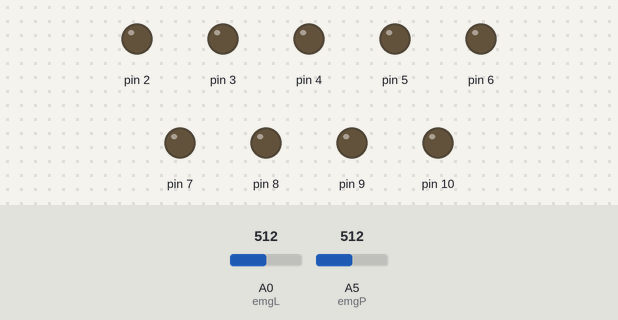
Recording of a sketch running on a simulated Arduino Uno, built with avr-gcc and run on an emulated ATmega328P. Shown: output pins drawn as LEDs (lit = HIGH). The inputs (shaded band) are chosen by the test bench; at power-on: A0 (emgL) = 512, A5 (emgP) = 512. What the sketch prints to the serial monitor is not drawn.

Above: at 0.1 s.
At 10.1 s:
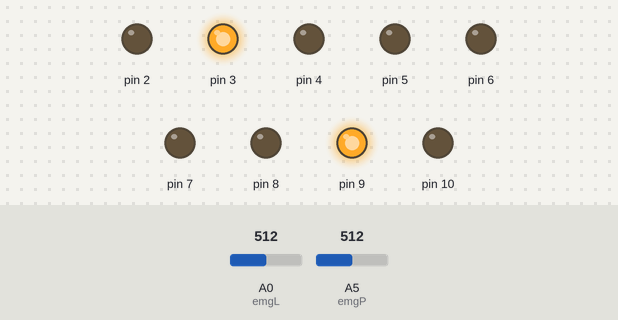
At 40.9 s:
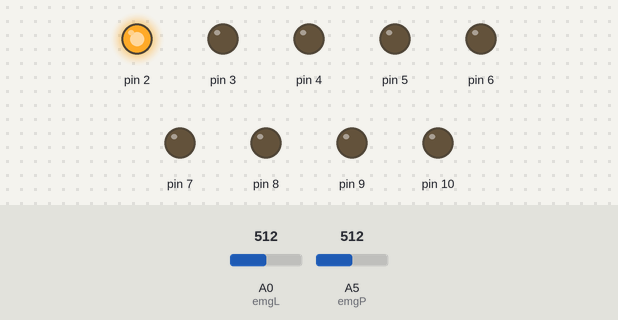
At 41.3 s:
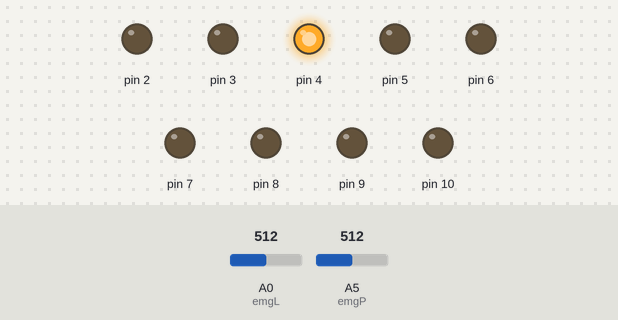
At 41.9 s:
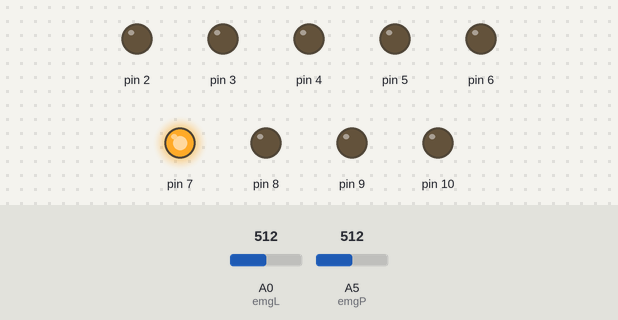
At 42.7 s:
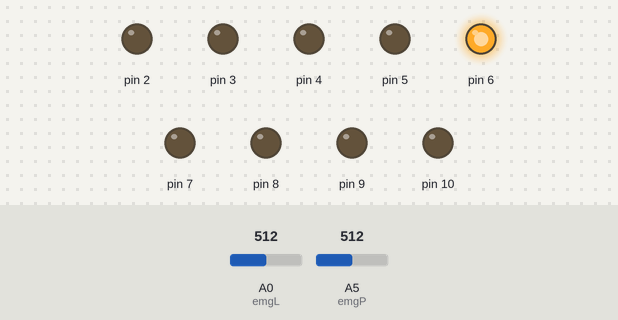
Timing chart, 0 to 44.2 s (numbered marks = the images above):
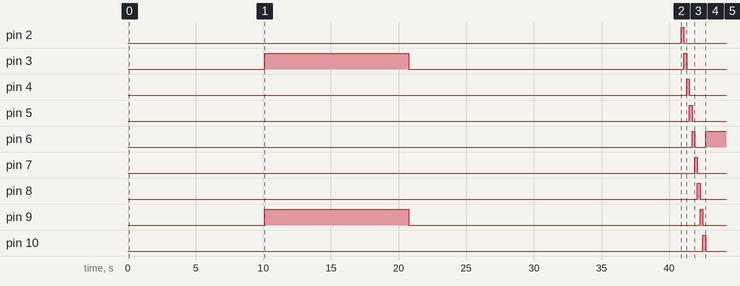

The sketch:

EMG_game.ino
```cpp
int emgL = A0, emgP = A5; //piny czujników EMG
int odczytL, odczytP; //zmienna odczytowa
int stara_wartoscL, stara_wartoscP, nowa_wartoscP, nowa_wartoscL, polowaEKGL = 0, polowaEKGP = 0;
int odczytMinL = 1023, odczytMinP = 1023, odczytMaxL = 0, odczytMaxP = 0; //zmienne kalibracyjne
long timeNow = 0; // zmienna do przechowywania czasu
int punkty = 0; // do przechowywania liczby punktów pomiędzy przejsciem BOMBY
int zapalona_dioda = 0; // przechowywanie miejsca zapalonej bomby

int zapalona_dioda_poczatek = 6;
int points4move = 5;

void odliczanie(int liczebnik, int czas) {
  for (int p = liczebnik; p > -1; p--) {
    Serial.println(p);
    delay(czas);
  }
}

void mrugaj (int dioda, int ilosc, int dlugosc) {
  for (int i = 0; i < ilosc + 1; i++) {
    digitalWrite(dioda, HIGH);
    delay(dlugosc);
    digitalWrite(dioda, LOW);
    delay(dlugosc);
  }
}

void zapal_wszystkie_diody(int czas) {
  for (int i = 2; i < 11; i++) {
    digitalWrite(i, HIGH);
    delay(czas);
    digitalWrite(i, LOW);
  }
}


void setup() {
  // ustawienie trybu OUTPUT dla wszystkich diod
  for (int i = 2; i < 11; i++) {
    pinMode(i, OUTPUT);
  }

  //ustawienie trybu INPUT dla sensorów EMG
  pinMode(emgL, INPUT);
  pinMode(emgP, INPUT);

  //rozpoczęcie komunikacji z komputerem
  Serial.begin(9600);

  delay(5000); // potrzebny, bu zdążyć uruchomić Monitor Szeregowy
  Serial.println("Witajcie w GRZE 'BOMBA!'. Za chwile nastąpi kalibracja układu");
  delay(3000);

  /// PROCEDURA KALIBRACJI STAR
  Serial.println("Procedura kalibracji polega na kilkukrotnym napięciu mięśnia, by program mógł znaleźć wartości graniczne jego działania. Macie na to 10 sekund.");
  delay(1000);
  Serial.println("Gotowi?");
  delay(1000);
  Serial.println("KALIBRACJA START");
  digitalWrite(3, HIGH);
  digitalWrite(9, HIGH);

  float timeNow = millis();
  while (millis() < timeNow + 10000)
  {
    odczytL = analogRead(emgL);
    odczytP = analogRead(emgP);

    if (odczytL > odczytMaxL) {
      odczytMaxL = odczytL;
    }

    if (odczytP > odczytMaxP) {
      odczytMaxP = odczytP;
    }

    if (odczytL < odczytMinL) {
      odczytMinL = odczytL;
    }

    if (odczytP < odczytMinP) {
      odczytMinP = odczytP;
    }

    delay(50);
  }

  polowaEKGL = odczytMinL + ((odczytMaxL - odczytMinL) / 2);
  polowaEKGP = odczytMinP + ((odczytMaxP - odczytMinP) / 2);

  Serial.println("Kalibracja ZAKOŃCZONA");
  Serial.print("Wartości Lewy i Prawy MIN: ");
  Serial.print(odczytMinL);
  Serial.print(" oraz ");
  Serial.println(odczytMinP);
  delay(200);
  Serial.print("Wartości Lewy i Prawy MAX: ");
  Serial.print(odczytMaxL);
  Serial.print(" oraz ");
  Serial.println(odczytMaxP);
  delay(200);
  Serial.print("Wartości Lewy i Prawy polowaEKG ");
  Serial.print(polowaEKGL);
  Serial.print(" oraz ");
  Serial.println(polowaEKGP);
  delay(200);

  digitalWrite(3, LOW);
  digitalWrite(9, LOW);
  delay(3000);

  Serial.println("Gra polega na powodowaniu jak najszybszego i najmocniejszego skurczu w zadanym mięśniu, by przepchnąć bombę (reprezentowaną przez szereg diód) w stronę Rywala.");
  delay(500);
  Serial.println("Osoba, u której bomba wybuchnie ... przegrywa.");
  delay(500);
  Serial.println("Pamiętaj - znajdź swój własny sposób najefektywniejszego przepychania bomby w stronę rywala!");
  delay(5000);

  Serial.println("Gra rozpocznie się za...");
  odliczanie(10, 1000);
  Serial.println("START");
  zapal_wszystkie_diody(200);

  zapalona_dioda = zapalona_dioda_poczatek;
  digitalWrite(zapalona_dioda, HIGH);
}

void loop() {

  stara_wartoscL = nowa_wartoscL;
  stara_wartoscP = nowa_wartoscP;
  nowa_wartoscL = analogRead(emgL);
  nowa_wartoscP = analogRead(emgP);
  if (stara_wartoscL < polowaEKGL && nowa_wartoscL >= polowaEKGL) {
    punkty++;
    Serial.println("Punkt dla LEWEGO");
    delay(30);
  }
  if (stara_wartoscP < polowaEKGP && nowa_wartoscP >= polowaEKGP) {
    punkty--;
    Serial.println("Punkt dla PRAWEGO");
    delay(30);
  }
  if (punkty < -points4move) {
    digitalWrite(zapalona_dioda, LOW);
    zapalona_dioda++;
    Serial.println("Bomba W LEWO!");
    digitalWrite(zapalona_dioda, HIGH);
    punkty = 0;
    if (zapalona_dioda == 10)
    {
      mrugaj(zapalona_dioda, 4, 500);
      Serial.println("Wygrał PRAWY");
    }
  }
  if (punkty > points4move) {
    digitalWrite(zapalona_dioda, LOW);
    zapalona_dioda--;
    Serial.println("Bomba W PRAWO!");
    digitalWrite(zapalona_dioda, HIGH);
    punkty = 0;
    if (zapalona_dioda == 2)
    {
      mrugaj(zapalona_dioda, 4, 500);
      Serial.println("Wygrał LEWY");
    }
  }
}
```
